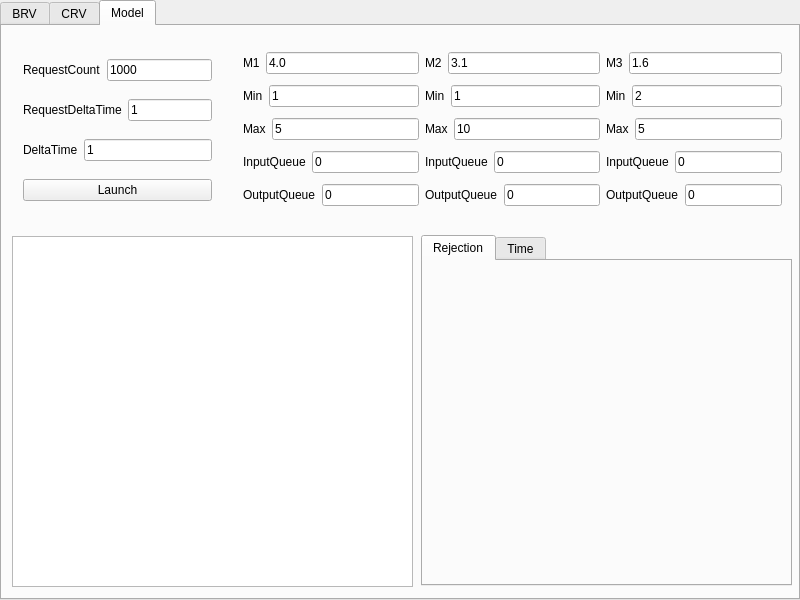
<?xml version="1.0" encoding="UTF-8"?>
<ui version="4.0">
 <class>MainWindow</class>
 <widget class="QMainWindow" name="MainWindow">
  <property name="geometry">
   <rect>
    <x>0</x>
    <y>0</y>
    <width>800</width>
    <height>600</height>
   </rect>
  </property>
  <property name="contextMenuPolicy">
   <enum>Qt::NoContextMenu</enum>
  </property>
  <property name="windowTitle">
   <string>MMOD Degtyarev</string>
  </property>
  <widget class="QWidget" name="centralWidget">
   <property name="contextMenuPolicy">
    <enum>Qt::NoContextMenu</enum>
   </property>
   <widget class="QTabWidget" name="mainTabWidget">
    <property name="geometry">
     <rect>
      <x>0</x>
      <y>0</y>
      <width>800</width>
      <height>600</height>
     </rect>
    </property>
    <property name="sizePolicy">
     <sizepolicy hsizetype="Maximum" vsizetype="Maximum">
      <horstretch>0</horstretch>
      <verstretch>0</verstretch>
     </sizepolicy>
    </property>
    <property name="tabPosition">
     <enum>QTabWidget::North</enum>
    </property>
    <property name="tabShape">
     <enum>QTabWidget::Rounded</enum>
    </property>
    <property name="currentIndex">
     <number>2</number>
    </property>
    <property name="elideMode">
     <enum>Qt::ElideLeft</enum>
    </property>
    <widget class="QWidget" name="brvTab">
     <attribute name="title">
      <string>BRV</string>
     </attribute>
     <widget class="Line" name="BRVLine">
      <property name="geometry">
       <rect>
        <x>396</x>
        <y>0</y>
        <width>8</width>
        <height>572</height>
       </rect>
      </property>
      <property name="orientation">
       <enum>Qt::Vertical</enum>
      </property>
     </widget>
     <widget class="QWidget" name="layoutWidget">
      <property name="geometry">
       <rect>
        <x>410</x>
        <y>0</y>
        <width>371</width>
        <height>600</height>
       </rect>
      </property>
      <layout class="QVBoxLayout" name="BRVMCGVBox">
       <item>
        <layout class="QHBoxLayout" name="BRVMCGSeedHBox">
         <item>
          <widget class="QLabel" name="BRVMCGSeedLabel">
           <property name="text">
            <string>Seed</string>
           </property>
          </widget>
         </item>
         <item>
          <widget class="QLineEdit" name="BRVMCGSeedEdit">
           <property name="inputMethodHints">
            <set>Qt::ImhDigitsOnly|Qt::ImhFormattedNumbersOnly|Qt::ImhPreferNumbers</set>
           </property>
           <property name="text">
            <string>1</string>
           </property>
          </widget>
         </item>
        </layout>
       </item>
       <item>
        <layout class="QHBoxLayout" name="BRVMCGMultiplierHBox">
         <item>
          <widget class="QLabel" name="BRVMCGMultiplierLabel">
           <property name="text">
            <string>Multiplier</string>
           </property>
          </widget>
         </item>
         <item>
          <widget class="QLineEdit" name="BRVMCGMultiplierEdit">
           <property name="inputMethodHints">
            <set>Qt::ImhDigitsOnly|Qt::ImhFormattedNumbersOnly|Qt::ImhPreferNumbers</set>
           </property>
           <property name="text">
            <string>1664525</string>
           </property>
          </widget>
         </item>
        </layout>
       </item>
       <item>
        <layout class="QHBoxLayout" name="BRVMCGModulusHBox">
         <item>
          <widget class="QLabel" name="BRVMCGModulusLabel">
           <property name="text">
            <string>Modulus</string>
           </property>
          </widget>
         </item>
         <item>
          <widget class="QLineEdit" name="BRVMCGModulusEdit">
           <property name="inputMethodHints">
            <set>Qt::ImhDigitsOnly|Qt::ImhFormattedNumbersOnly|Qt::ImhPreferNumbers</set>
           </property>
           <property name="text">
            <string>4294967296</string>
           </property>
          </widget>
         </item>
        </layout>
       </item>
       <item>
        <layout class="QHBoxLayout" name="BRVMCGIncrementHBox">
         <item>
          <widget class="QLabel" name="BRVMCGIncrementLabel">
           <property name="text">
            <string>Increment</string>
           </property>
          </widget>
         </item>
         <item>
          <widget class="QLineEdit" name="BRVMCGIncrementEdit">
           <property name="inputMethodHints">
            <set>Qt::ImhDigitsOnly|Qt::ImhFormattedNumbersOnly|Qt::ImhPreferNumbers</set>
           </property>
           <property name="text">
            <string>1013904223</string>
           </property>
          </widget>
         </item>
        </layout>
       </item>
       <item>
        <layout class="QHBoxLayout" name="BRVMCGCountHBox">
         <item>
          <widget class="QLabel" name="BRVMCGCountLabel">
           <property name="text">
            <string>Count</string>
           </property>
          </widget>
         </item>
         <item>
          <widget class="QLineEdit" name="BRVMCGCountEdit">
           <property name="inputMethodHints">
            <set>Qt::ImhDigitsOnly|Qt::ImhFormattedNumbersOnly|Qt::ImhPreferNumbers</set>
           </property>
           <property name="text">
            <string>100</string>
           </property>
          </widget>
         </item>
        </layout>
       </item>
       <item>
        <layout class="QHBoxLayout" name="BRVMCGBarsHBox">
         <item>
          <widget class="QLabel" name="BRVMCGBarsLabel">
           <property name="text">
            <string>Bars</string>
           </property>
          </widget>
         </item>
         <item>
          <widget class="QLineEdit" name="BRVMCGBarsEdit">
           <property name="inputMethodHints">
            <set>Qt::ImhDigitsOnly|Qt::ImhFormattedNumbersOnly|Qt::ImhPreferNumbers</set>
           </property>
           <property name="text">
            <string>10</string>
           </property>
          </widget>
         </item>
        </layout>
       </item>
       <item>
        <widget class="QLabel" name="BRVMCGStatusLabel">
         <property name="text">
          <string>Status</string>
         </property>
        </widget>
       </item>
       <item>
        <layout class="QHBoxLayout" name="BRVMCGActionHBox">
         <item>
          <widget class="QPushButton" name="BRVMCGClearButton">
           <property name="text">
            <string>Clear</string>
           </property>
          </widget>
         </item>
         <item>
          <widget class="QPushButton" name="BRVMCGGenerateButton">
           <property name="text">
            <string>Generate</string>
           </property>
          </widget>
         </item>
        </layout>
       </item>
       <item>
        <widget class="QGroupBox" name="BRVMCGGroupBox">
         <property name="sizePolicy">
          <sizepolicy hsizetype="Preferred" vsizetype="Minimum">
           <horstretch>0</horstretch>
           <verstretch>0</verstretch>
          </sizepolicy>
         </property>
         <property name="minimumSize">
          <size>
           <width>0</width>
           <height>350</height>
          </size>
         </property>
         <property name="title">
          <string>Congruential Generator</string>
         </property>
         <property name="alignment">
          <set>Qt::AlignCenter</set>
         </property>
         <property name="flat">
          <bool>true</bool>
         </property>
        </widget>
       </item>
      </layout>
     </widget>
     <widget class="QWidget" name="layoutWidget">
      <property name="geometry">
       <rect>
        <x>10</x>
        <y>0</y>
        <width>381</width>
        <height>571</height>
       </rect>
      </property>
      <layout class="QVBoxLayout" name="BRVMSVBox">
       <item>
        <layout class="QHBoxLayout" name="BRVMSSeedHBox">
         <item>
          <widget class="QLabel" name="BRVMSSeedLabel">
           <property name="text">
            <string>Seed number</string>
           </property>
          </widget>
         </item>
         <item>
          <widget class="QLineEdit" name="BRVMSSeedEdit">
           <property name="inputMethodHints">
            <set>Qt::ImhDigitsOnly|Qt::ImhFormattedNumbersOnly|Qt::ImhPreferNumbers</set>
           </property>
           <property name="text">
            <string>1</string>
           </property>
          </widget>
         </item>
        </layout>
       </item>
       <item>
        <layout class="QHBoxLayout" name="BRVMSCountHBox">
         <item>
          <widget class="QLabel" name="BRVMSCountLabel">
           <property name="text">
            <string>Count</string>
           </property>
          </widget>
         </item>
         <item>
          <widget class="QLineEdit" name="BRVMSCountEdit">
           <property name="inputMethodHints">
            <set>Qt::ImhDigitsOnly|Qt::ImhFormattedNumbersOnly|Qt::ImhPreferNumbers</set>
           </property>
           <property name="text">
            <string>100</string>
           </property>
          </widget>
         </item>
        </layout>
       </item>
       <item>
        <layout class="QHBoxLayout" name="BRVMSBarsHBox">
         <item>
          <widget class="QLabel" name="BRVMSBarsLabel">
           <property name="text">
            <string>Bars</string>
           </property>
          </widget>
         </item>
         <item>
          <widget class="QLineEdit" name="BRVMSBarsEdit">
           <property name="inputMethodHints">
            <set>Qt::ImhDigitsOnly|Qt::ImhFormattedNumbersOnly|Qt::ImhPreferNumbers</set>
           </property>
           <property name="text">
            <string>10</string>
           </property>
          </widget>
         </item>
        </layout>
       </item>
       <item>
        <widget class="QLabel" name="BRVMSStatus">
         <property name="text">
          <string>Status</string>
         </property>
        </widget>
       </item>
       <item>
        <layout class="QHBoxLayout" name="BRVMSActionHBox">
         <item>
          <widget class="QPushButton" name="BRVMSClearButton">
           <property name="text">
            <string>Clear</string>
           </property>
          </widget>
         </item>
         <item>
          <widget class="QPushButton" name="BRVMSGenerateButton">
           <property name="text">
            <string>Generate</string>
           </property>
          </widget>
         </item>
        </layout>
       </item>
       <item>
        <widget class="QGroupBox" name="BRVMSGroupBox">
         <property name="sizePolicy">
          <sizepolicy hsizetype="Preferred" vsizetype="Minimum">
           <horstretch>0</horstretch>
           <verstretch>0</verstretch>
          </sizepolicy>
         </property>
         <property name="minimumSize">
          <size>
           <width>0</width>
           <height>350</height>
          </size>
         </property>
         <property name="title">
          <string>Middle-Square</string>
         </property>
         <property name="alignment">
          <set>Qt::AlignCenter</set>
         </property>
         <property name="flat">
          <bool>true</bool>
         </property>
         <property name="checkable">
          <bool>false</bool>
         </property>
        </widget>
       </item>
      </layout>
     </widget>
     <zorder>layoutWidget</zorder>
     <zorder>layoutWidget</zorder>
     <zorder>BRVLine</zorder>
    </widget>
    <widget class="QWidget" name="crvTab">
     <attribute name="title">
      <string>CRV</string>
     </attribute>
     <widget class="QWidget" name="layoutWidget">
      <property name="geometry">
       <rect>
        <x>0</x>
        <y>0</y>
        <width>402</width>
        <height>593</height>
       </rect>
      </property>
      <layout class="QVBoxLayout" name="CRVVBox">
       <item>
        <layout class="QHBoxLayout" name="CRVBoundsHBox">
         <item>
          <widget class="QLabel" name="CRVBoundsLabel">
           <property name="text">
            <string>Bounds</string>
           </property>
          </widget>
         </item>
         <item>
          <widget class="QLineEdit" name="CRVBoundsLeft">
           <property name="text">
            <string>1</string>
           </property>
          </widget>
         </item>
         <item>
          <widget class="QLineEdit" name="CRVBoundsRight">
           <property name="text">
            <string>5</string>
           </property>
          </widget>
         </item>
        </layout>
       </item>
       <item>
        <layout class="QHBoxLayout" name="CRVAHBox">
         <item>
          <widget class="QLabel" name="CRVALabel">
           <property name="text">
            <string>Param (a)</string>
           </property>
          </widget>
         </item>
         <item>
          <widget class="QLineEdit" name="CRVAEdit">
           <property name="text">
            <string>2</string>
           </property>
          </widget>
         </item>
        </layout>
       </item>
       <item>
        <layout class="QHBoxLayout" name="CRVBHBox">
         <item>
          <widget class="QLabel" name="CRVBLabel">
           <property name="text">
            <string>Param (b)</string>
           </property>
          </widget>
         </item>
         <item>
          <widget class="QLineEdit" name="CRVBEdit">
           <property name="text">
            <string>1</string>
           </property>
          </widget>
         </item>
        </layout>
       </item>
       <item>
        <layout class="QHBoxLayout" name="CRVCountHBox">
         <item>
          <widget class="QLabel" name="CRVCountLabel">
           <property name="text">
            <string>Count</string>
           </property>
          </widget>
         </item>
         <item>
          <widget class="QLineEdit" name="CRVCountEdit">
           <property name="text">
            <string>100</string>
           </property>
          </widget>
         </item>
        </layout>
       </item>
       <item>
        <layout class="QHBoxLayout" name="CRVBarsHBox">
         <item>
          <widget class="QLabel" name="CRVBarsLabel">
           <property name="text">
            <string>Bars</string>
           </property>
          </widget>
         </item>
         <item>
          <widget class="QLineEdit" name="CRVBarsEdit">
           <property name="text">
            <string>5</string>
           </property>
          </widget>
         </item>
        </layout>
       </item>
       <item>
        <layout class="QHBoxLayout" name="CRVActionHBox">
         <item>
          <widget class="QPushButton" name="CRVClearButton">
           <property name="text">
            <string>Clear</string>
           </property>
          </widget>
         </item>
         <item>
          <widget class="QPushButton" name="CRVGenerateButton">
           <property name="text">
            <string>Generate</string>
           </property>
          </widget>
         </item>
        </layout>
       </item>
       <item>
        <widget class="QGroupBox" name="CRVGroupPDF">
         <property name="sizePolicy">
          <sizepolicy hsizetype="Preferred" vsizetype="Minimum">
           <horstretch>0</horstretch>
           <verstretch>0</verstretch>
          </sizepolicy>
         </property>
         <property name="minimumSize">
          <size>
           <width>400</width>
           <height>400</height>
          </size>
         </property>
         <property name="title">
          <string>PDF</string>
         </property>
        </widget>
       </item>
      </layout>
     </widget>
     <widget class="QWidget" name="layoutWidget">
      <property name="geometry">
       <rect>
        <x>401</x>
        <y>0</y>
        <width>461</width>
        <height>571</height>
       </rect>
      </property>
      <layout class="QVBoxLayout" name="CRVStatusVBox">
       <item>
        <widget class="QLabel" name="CRVStatusLabel">
         <property name="text">
          <string>Status</string>
         </property>
        </widget>
       </item>
       <item>
        <widget class="QLabel" name="CRVStatusText">
         <property name="text">
          <string>StatusText</string>
         </property>
        </widget>
       </item>
       <item>
        <layout class="QHBoxLayout" name="CRVMXHBox">
         <item>
          <widget class="QLabel" name="CRVMXLabel">
           <property name="text">
            <string>M[X]</string>
           </property>
          </widget>
         </item>
         <item>
          <widget class="QLabel" name="CRVMXText">
           <property name="text">
            <string/>
           </property>
          </widget>
         </item>
        </layout>
       </item>
       <item>
        <layout class="QHBoxLayout" name="horizontalLayout">
         <item>
          <widget class="QLabel" name="CRVDXLabel">
           <property name="text">
            <string>D[X]</string>
           </property>
          </widget>
         </item>
         <item>
          <widget class="QLabel" name="CRVDXText">
           <property name="text">
            <string/>
           </property>
          </widget>
         </item>
        </layout>
       </item>
       <item>
        <widget class="QGroupBox" name="CRVGroupCDF">
         <property name="sizePolicy">
          <sizepolicy hsizetype="Maximum" vsizetype="Maximum">
           <horstretch>0</horstretch>
           <verstretch>0</verstretch>
          </sizepolicy>
         </property>
         <property name="minimumSize">
          <size>
           <width>400</width>
           <height>400</height>
          </size>
         </property>
         <property name="title">
          <string>CDF</string>
         </property>
        </widget>
       </item>
      </layout>
     </widget>
    </widget>
    <widget class="QWidget" name="modelTab">
     <attribute name="title">
      <string>Model</string>
     </attribute>
     <widget class="QWidget" name="layoutWidget">
      <property name="geometry">
       <rect>
        <x>10</x>
        <y>10</y>
        <width>211</width>
        <height>190</height>
       </rect>
      </property>
      <layout class="QVBoxLayout" name="ModelSetupVBox">
       <item>
        <layout class="QHBoxLayout" name="ModelRequestCountHBox">
         <item>
          <widget class="QLabel" name="ModelRequestCountLabel">
           <property name="text">
            <string>RequestCount</string>
           </property>
          </widget>
         </item>
         <item>
          <widget class="QLineEdit" name="ModelRequestCountEdit">
           <property name="text">
            <string>1000</string>
           </property>
          </widget>
         </item>
        </layout>
       </item>
       <item>
        <layout class="QHBoxLayout" name="ModelRequestDeltaTime">
         <item>
          <widget class="QLabel" name="ModelRequestDeltaTimeLabel">
           <property name="text">
            <string>RequestDeltaTime</string>
           </property>
          </widget>
         </item>
         <item>
          <widget class="QLineEdit" name="ModelRequestDeltaTimeEdit">
           <property name="text">
            <string>1</string>
           </property>
          </widget>
         </item>
        </layout>
       </item>
       <item>
        <layout class="QHBoxLayout" name="ModelDeltaTime">
         <item>
          <widget class="QLabel" name="ModelDeltaTimeLabel">
           <property name="text">
            <string>DeltaTime</string>
           </property>
          </widget>
         </item>
         <item>
          <widget class="QLineEdit" name="ModelDeltaTimeEdit">
           <property name="text">
            <string>1</string>
           </property>
          </widget>
         </item>
        </layout>
       </item>
       <item>
        <widget class="QPushButton" name="ModelLaunchButton">
         <property name="text">
          <string>Launch</string>
         </property>
        </widget>
       </item>
      </layout>
     </widget>
     <widget class="QTextBrowser" name="ModelOut">
      <property name="geometry">
       <rect>
        <x>10</x>
        <y>210</y>
        <width>401</width>
        <height>351</height>
       </rect>
      </property>
     </widget>
     <widget class="QTabWidget" name="ModelGraph">
      <property name="geometry">
       <rect>
        <x>419</x>
        <y>209</y>
        <width>371</width>
        <height>351</height>
       </rect>
      </property>
      <property name="currentIndex">
       <number>0</number>
      </property>
      <widget class="QWidget" name="ModelRejView">
       <attribute name="title">
        <string>Rejection</string>
       </attribute>
      </widget>
      <widget class="QWidget" name="ModelTimeView">
       <attribute name="title">
        <string>Time</string>
       </attribute>
      </widget>
     </widget>
     <widget class="QWidget" name="">
      <property name="geometry">
       <rect>
        <x>230</x>
        <y>10</y>
        <width>561</width>
        <height>191</height>
       </rect>
      </property>
      <layout class="QHBoxLayout" name="QHBox">
       <item>
        <layout class="QVBoxLayout" name="Q1VBox">
         <item>
          <layout class="QHBoxLayout" name="ModelQ1MHBox">
           <item>
            <widget class="QLabel" name="ModelQ1MLabel">
             <property name="text">
              <string>M1</string>
             </property>
            </widget>
           </item>
           <item>
            <widget class="QLineEdit" name="ModelQ1MEdit">
             <property name="text">
              <string>4.0</string>
             </property>
            </widget>
           </item>
          </layout>
         </item>
         <item>
          <layout class="QHBoxLayout" name="ModelQ1MinHBox">
           <item>
            <widget class="QLabel" name="ModelQ1MinLabel">
             <property name="text">
              <string>Min</string>
             </property>
            </widget>
           </item>
           <item>
            <widget class="QLineEdit" name="ModelQ1MinEdit">
             <property name="text">
              <string>1</string>
             </property>
            </widget>
           </item>
          </layout>
         </item>
         <item>
          <layout class="QHBoxLayout" name="ModelQ1MaxHBox">
           <item>
            <widget class="QLabel" name="ModelQ1MaxLabel">
             <property name="text">
              <string>Max</string>
             </property>
            </widget>
           </item>
           <item>
            <widget class="QLineEdit" name="ModelQ1MaxEdit">
             <property name="text">
              <string>5</string>
             </property>
            </widget>
           </item>
          </layout>
         </item>
         <item>
          <layout class="QHBoxLayout" name="ModelQ1InHBox">
           <item>
            <widget class="QLabel" name="ModelQ1InLabel">
             <property name="text">
              <string>InputQueue</string>
             </property>
            </widget>
           </item>
           <item>
            <widget class="QLineEdit" name="ModelQ1InEdit">
             <property name="text">
              <string>0</string>
             </property>
            </widget>
           </item>
          </layout>
         </item>
         <item>
          <layout class="QHBoxLayout" name="ModelQ1OutHBox">
           <item>
            <widget class="QLabel" name="ModelQ1OutLabel">
             <property name="text">
              <string>OutputQueue</string>
             </property>
            </widget>
           </item>
           <item>
            <widget class="QLineEdit" name="ModelQ1OutEdit">
             <property name="text">
              <string>0</string>
             </property>
            </widget>
           </item>
          </layout>
         </item>
        </layout>
       </item>
       <item>
        <layout class="QVBoxLayout" name="Q2VBox">
         <item>
          <layout class="QHBoxLayout" name="ModelQ2MHBox">
           <item>
            <widget class="QLabel" name="ModelQ2MLabel">
             <property name="text">
              <string>M2</string>
             </property>
            </widget>
           </item>
           <item>
            <widget class="QLineEdit" name="ModelQ2MEdit">
             <property name="text">
              <string>3.1</string>
             </property>
            </widget>
           </item>
          </layout>
         </item>
         <item>
          <layout class="QHBoxLayout" name="ModelQ2MinHBox">
           <item>
            <widget class="QLabel" name="ModelQ2MinLabel">
             <property name="text">
              <string>Min</string>
             </property>
            </widget>
           </item>
           <item>
            <widget class="QLineEdit" name="ModelQ2MinEdit">
             <property name="text">
              <string>1</string>
             </property>
            </widget>
           </item>
          </layout>
         </item>
         <item>
          <layout class="QHBoxLayout" name="ModelQ2MaxHBox">
           <item>
            <widget class="QLabel" name="ModelQ2MaxLabel">
             <property name="text">
              <string>Max</string>
             </property>
            </widget>
           </item>
           <item>
            <widget class="QLineEdit" name="ModelQ2MaxEdit">
             <property name="text">
              <string>10</string>
             </property>
            </widget>
           </item>
          </layout>
         </item>
         <item>
          <layout class="QHBoxLayout" name="ModelQ2InHBox">
           <item>
            <widget class="QLabel" name="ModelQ2InLabel">
             <property name="text">
              <string>InputQueue</string>
             </property>
            </widget>
           </item>
           <item>
            <widget class="QLineEdit" name="ModelQ2InEdit">
             <property name="text">
              <string>0</string>
             </property>
            </widget>
           </item>
          </layout>
         </item>
         <item>
          <layout class="QHBoxLayout" name="ModelQ2OutHBox">
           <item>
            <widget class="QLabel" name="ModelQ2OutLabel">
             <property name="text">
              <string>OutputQueue</string>
             </property>
            </widget>
           </item>
           <item>
            <widget class="QLineEdit" name="ModelQ2OutEdit">
             <property name="text">
              <string>0</string>
             </property>
            </widget>
           </item>
          </layout>
         </item>
        </layout>
       </item>
       <item>
        <layout class="QVBoxLayout" name="Q3VBox">
         <item>
          <layout class="QHBoxLayout" name="ModelQ3MHBox">
           <item>
            <widget class="QLabel" name="ModelQ3MLabel">
             <property name="text">
              <string>M3</string>
             </property>
            </widget>
           </item>
           <item>
            <widget class="QLineEdit" name="ModelQ3MEdit">
             <property name="text">
              <string>1.6</string>
             </property>
            </widget>
           </item>
          </layout>
         </item>
         <item>
          <layout class="QHBoxLayout" name="ModelQ3MinHBox">
           <item>
            <widget class="QLabel" name="ModelQ3MinLabel">
             <property name="text">
              <string>Min</string>
             </property>
            </widget>
           </item>
           <item>
            <widget class="QLineEdit" name="ModelQ3MinEdit">
             <property name="text">
              <string>2</string>
             </property>
            </widget>
           </item>
          </layout>
         </item>
         <item>
          <layout class="QHBoxLayout" name="ModelQ3MaxHBox">
           <item>
            <widget class="QLabel" name="ModelQ3MaxLabel">
             <property name="text">
              <string>Max</string>
             </property>
            </widget>
           </item>
           <item>
            <widget class="QLineEdit" name="ModelQ3MaxEdit">
             <property name="text">
              <string>5</string>
             </property>
            </widget>
           </item>
          </layout>
         </item>
         <item>
          <layout class="QHBoxLayout" name="ModelQ3InHBox">
           <item>
            <widget class="QLabel" name="ModelQ3InLabel">
             <property name="text">
              <string>InputQueue</string>
             </property>
            </widget>
           </item>
           <item>
            <widget class="QLineEdit" name="ModelQ3InEdit">
             <property name="text">
              <string>0</string>
             </property>
            </widget>
           </item>
          </layout>
         </item>
         <item>
          <layout class="QHBoxLayout" name="ModelQ3OutHBox">
           <item>
            <widget class="QLabel" name="ModelQ3OutLabel">
             <property name="text">
              <string>OutputQueue</string>
             </property>
            </widget>
           </item>
           <item>
            <widget class="QLineEdit" name="ModelQ3OutEdit">
             <property name="text">
              <string>0</string>
             </property>
            </widget>
           </item>
          </layout>
         </item>
        </layout>
       </item>
      </layout>
     </widget>
    </widget>
   </widget>
  </widget>
 </widget>
 <layoutdefault spacing="6" margin="11"/>
 <resources/>
 <connections/>
</ui>
